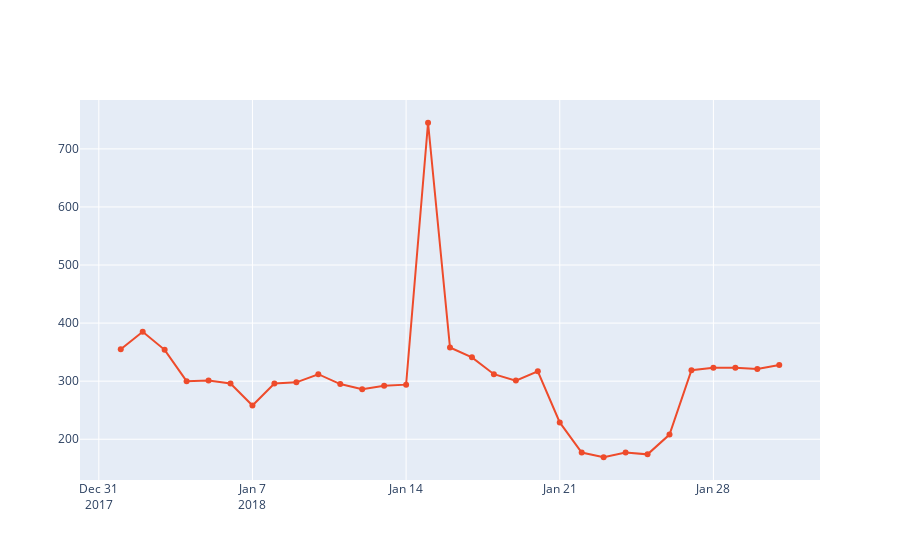

The code cell stored with this chart in its notebook:
### Code cell
import plotly.graph_objects as go


fig = go.Figure(data=go.Scatter(
    x=daily_retention["date_served"], y=daily_retention['user_id'],mode='lines+markers'))
#fig = px.line(daily_retention, x="date_served", y="user_id", title='Daily Customers Subscribtions')


fig.update_traces(line_color='#EE4B2B')

fig.show()

### Figure 1 — Plotly figure (JSON) as saved in the notebook; plotly's stock layout.template omitted (floating-point values rounded to 4 significant figures)
{"data": [{"line": {"color": "#EE4B2B"}, "mode": "lines+markers", "type": "scatter", "x": ["2018-01-01T00:00:00", "2018-01-02T00:00:00", "2018-01-03T00:00:00", "2018-01-04T00:00:00", "2018-01-05T00:00:00", "2018-01-06T00:00:00", "2018-01-07T00:00:00", "2018-01-08T00:00:00", "2018-01-09T00:00:00", "2018-01-10T00:00:00", "2018-01-11T00:00:00", "2018-01-12T00:00:00", "2018-01-13T00:00:00", "2018-01-14T00:00:00", "2018-01-15T00:00:00", "2018-01-16T00:00:00", "2018-01-17T00:00:00", "2018-01-18T00:00:00", "2018-01-19T00:00:00", "2018-01-20T00:00:00", "2018-01-21T00:00:00", "2018-01-22T00:00:00", "2018-01-23T00:00:00", "2018-01-24T00:00:00", "2018-01-25T00:00:00", "2018-01-26T00:00:00", "2018-01-27T00:00:00", "2018-01-28T00:00:00", "2018-01-29T00:00:00", "2018-01-30T00:00:00", "2018-01-31T00:00:00"], "y": [355, 385, 354, 300, 301, 296, 258, 296, 298, 312, 295, 286, 292, 294, 745, 358, 341, 312, 301, 317, 229, 177, 169, 177, 174, 208, 319, 323, 323, 321, 328]}], "layout": {}}
